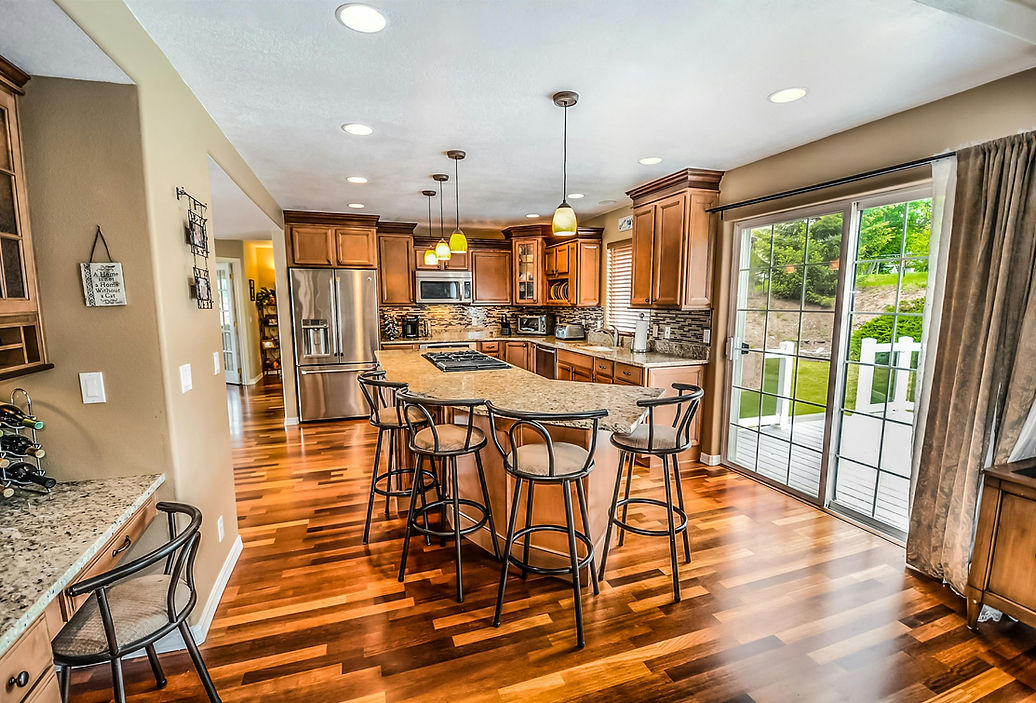
#> input picture assets/kitchen-base.jpg, 1036 x 703 px, found by its file name
$ python generate_media.py
#> lines starting #> are read from the running program, lines starting #| are printed output that depends on the picture
from pathlib import Path
from PIL import Image, ImageEnhance

ROOT = Path('/home/user/harvest')
ASSETS = ROOT / 'assets'

BASE_IMAGES = {
    'kitchen': ASSETS / 'kitchen-base.jpg',
    'planning': ASSETS / 'proof-kit-cover.jpg',
}

GALLERY_SPECS = [
    ('gallery-kitchen-1.jpg', 'kitchen', (0.00, 0.02, 1.00, 0.77), (1200, 900), 1.03, 1.01),
    ('gallery-kitchen-2.jpg', 'kitchen', (0.10, 0.08, 0.86, 0.84), (1200, 900), 1.02, 1.04),
    ('gallery-kitchen-3.jpg', 'kitchen', (0.18, 0.00, 0.96, 0.78), (1200, 900), 1.04, 0.98),
    ('gallery-planning-1.jpg', 'planning', (0.00, 0.00, 1.00, 0.75), (1200, 900), 1.03, 1.0),
    ('gallery-planning-2.jpg', 'planning', (0.00, 0.10, 1.00, 0.86), (1200, 900), 1.02, 1.03),
    ('gallery-planning-3.jpg', 'planning', (0.00, 0.20, 1.00, 0.95), (1200, 900), 1.01, 1.02),
]

SERVICE_SPECS = [
    ('kitchen-hero.jpg', 'kitchen', (0.00, 0.00, 1.00, 0.82), (1600, 1000), 1.03, 1.01),
    ('bathroom-hero.jpg', 'planning', (0.00, 0.04, 1.00, 0.84), (1600, 1000), 1.02, 1.02),
    ('flooring-hero.jpg', 'kitchen', (0.04, 0.18, 0.96, 0.88), (1600, 1000), 1.04, 0.99),
    ('interior-painting-hero.jpg', 'planning', (0.00, 0.12, 1.00, 0.92), (1600, 1000), 1.02, 1.03),
    ('full-home-renovation-hero.jpg', 'kitchen', (0.08, 0.02, 0.98, 0.86), (1600, 1000), 1.02, 1.0),
]


def crop_and_export(base_path: Path, crop_box, size, brightness, color, out_path: Path):
#> called with crop_box = (0, 0.02, 1, 0.77), size = (1200, 900), brightness = 1.03, color = 1.01
    image = Image.open(base_path).convert('RGB')
#> image is the input picture: PIL image 1036x703 RGB; mean R, G, B 168.9, 143.2, 116.5
    w, h = image.size
#> w = 1036; h = 703
    left = int(crop_box[0] * w)
#> left = 0
    top = int(crop_box[1] * h)
#> top = 14
    right = int(crop_box[2] * w)
#> right = 1036
    bottom = int(crop_box[3] * h)
#> bottom = 541
    cropped = image.crop((left, top, right, bottom))
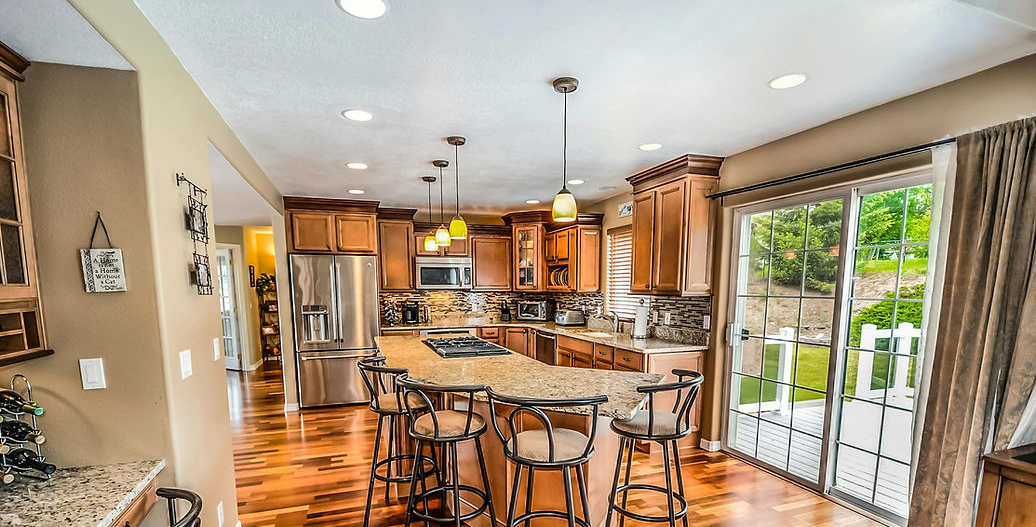
#> cropped: PIL image 1036x527 RGB; mean R, G, B 171.1, 152.2, 128.6
    cropped = cropped.resize(size, Image.Resampling.LANCZOS)
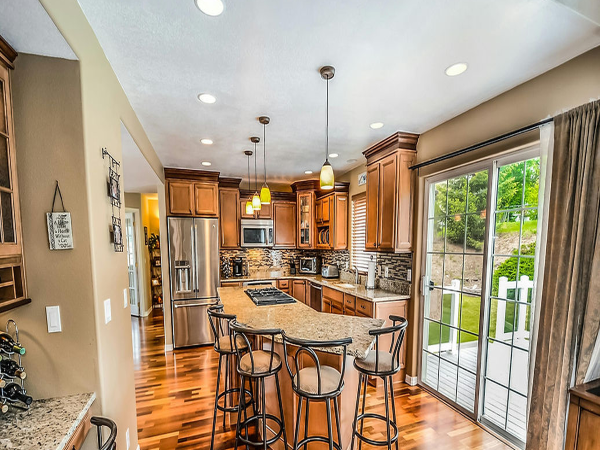
#> cropped: PIL image 1200x900 RGB (shown at 1/2 size); mean R, G, B 171, 152.2, 128.7
    cropped = ImageEnhance.Brightness(cropped).enhance(brightness)
    cropped = ImageEnhance.Color(cropped).enhance(color)
    cropped.save(out_path, format='JPEG', quality=88, optimize=True, progressive=True)
    print(f'Wrote {out_path.name}')


def main():
    for file_name, base_key, crop_box, size, brightness, color in GALLERY_SPECS + SERVICE_SPECS:
        crop_and_export(BASE_IMAGES[base_key], crop_box, size, brightness, color, ASSETS / file_name)


if __name__ == '__main__':
    main()
